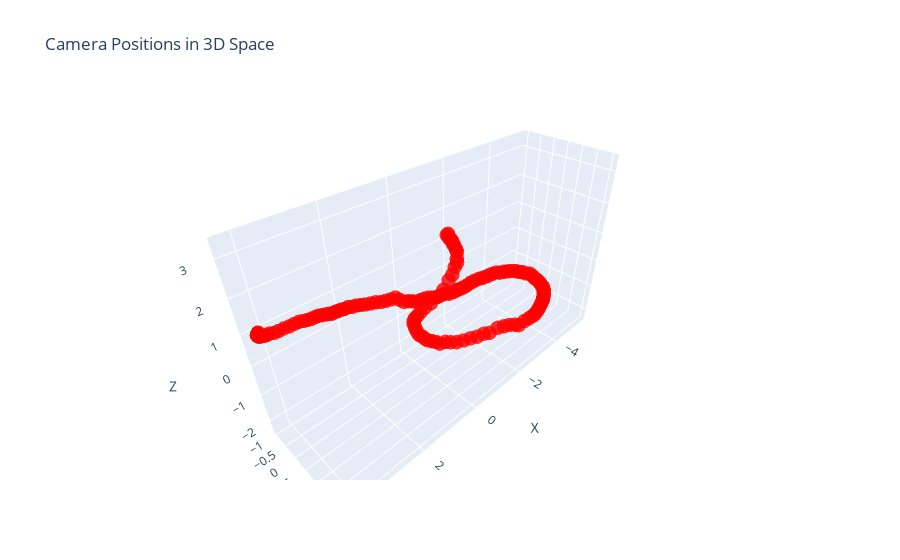

Notebook code for this chart:
### Markdown cell above
# 4. Visualize cameras

### Code cell
fig = go.Figure(data=[go.Scatter3d(
    x=df['CAMERA_POSITION'].apply(lambda pos: pos[0]),
    y=df['CAMERA_POSITION'].apply(lambda pos: pos[1]),
    z=df['CAMERA_POSITION'].apply(lambda pos: pos[2]),
    mode='markers',
    marker=dict(
        size=5,
        color='red',
        opacity=0.8
    )
)])

fig.update_layout(
    scene=dict(
        xaxis_title='X',
        yaxis_title='Y',
        zaxis_title='Z',
        aspectmode='data'
    )
)

fig.update_layout(title_text='Camera Positions in 3D Space')

fig.show()

### Figure 1 — Plotly figure (JSON) as saved in the notebook; plotly's stock layout.template omitted (floating-point values rounded to 4 significant figures; data arrays with more than 128 entries replaced by an {"elided": "..."} marker saying what was removed)
{"data": [{"marker": {"color": "red", "opacity": 0.8, "size": 5}, "mode": "markers", "type": "scatter3d", "x": {"elided": "150 float values"}, "y": {"elided": "150 float values"}, "z": {"elided": "150 float values"}}], "layout": {"scene": {"aspectmode": "data", "xaxis": {"title": {"text": "X"}}, "yaxis": {"title": {"text": "Y"}}, "zaxis": {"title": {"text": "Z"}}}, "title": {"text": "Camera Positions in 3D Space"}}}
